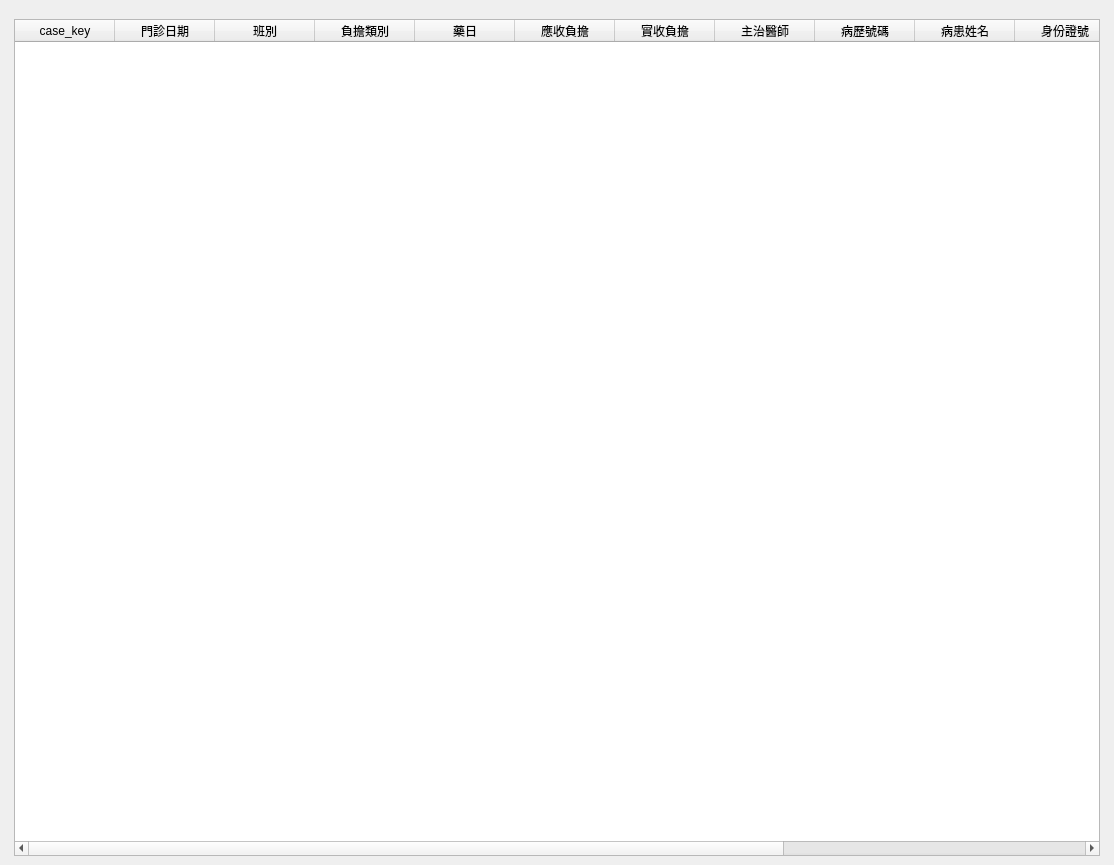
<?xml version="1.0" encoding="UTF-8"?>
<ui version="4.0">
 <class>WindowStatisticsInsDiscountDrugShareFee</class>
 <widget class="QMainWindow" name="WindowStatisticsInsDiscountDrugShareFee">
  <property name="geometry">
   <rect>
    <x>0</x>
    <y>0</y>
    <width>1114</width>
    <height>865</height>
   </rect>
  </property>
  <property name="windowTitle">
   <string>免收藥品負擔統計</string>
  </property>
  <widget class="QWidget" name="centralwidget">
   <layout class="QHBoxLayout" name="horizontalLayout">
    <item>
     <layout class="QVBoxLayout" name="verticalLayout">
      <property name="leftMargin">
       <number>5</number>
      </property>
      <property name="topMargin">
       <number>10</number>
      </property>
      <property name="rightMargin">
       <number>5</number>
      </property>
      <item>
       <layout class="QVBoxLayout" name="verticalLayout_5">
        <item>
         <layout class="QHBoxLayout" name="horizontalLayout_2">
          <item>
           <widget class="QTableWidget" name="tableWidget_medical_record">
            <property name="editTriggers">
             <set>QAbstractItemView::NoEditTriggers</set>
            </property>
            <property name="alternatingRowColors">
             <bool>true</bool>
            </property>
            <property name="selectionMode">
             <enum>QAbstractItemView::SingleSelection</enum>
            </property>
            <property name="selectionBehavior">
             <enum>QAbstractItemView::SelectRows</enum>
            </property>
            <column>
             <property name="text">
              <string>case_key</string>
             </property>
            </column>
            <column>
             <property name="text">
              <string>門診日期</string>
             </property>
            </column>
            <column>
             <property name="text">
              <string>班別</string>
             </property>
            </column>
            <column>
             <property name="text">
              <string>負擔類別</string>
             </property>
            </column>
            <column>
             <property name="text">
              <string>藥日</string>
             </property>
            </column>
            <column>
             <property name="text">
              <string>應收負擔</string>
             </property>
            </column>
            <column>
             <property name="text">
              <string>實收負擔</string>
             </property>
            </column>
            <column>
             <property name="text">
              <string>主治醫師</string>
             </property>
            </column>
            <column>
             <property name="text">
              <string>病歷號碼</string>
             </property>
            </column>
            <column>
             <property name="text">
              <string>病患姓名</string>
             </property>
            </column>
            <column>
             <property name="text">
              <string>身份證號</string>
             </property>
            </column>
            <column>
             <property name="text">
              <string>聯絡電話</string>
             </property>
            </column>
            <column>
             <property name="text">
              <string>行動電話</string>
             </property>
            </column>
            <column>
             <property name="text">
              <string>聯絡地址</string>
             </property>
            </column>
           </widget>
          </item>
          <item>
           <layout class="QVBoxLayout" name="verticalLayout_chart"/>
          </item>
         </layout>
        </item>
       </layout>
      </item>
     </layout>
    </item>
   </layout>
  </widget>
  <widget class="QMenuBar" name="menubar">
   <property name="geometry">
    <rect>
     <x>0</x>
     <y>0</y>
     <width>1114</width>
     <height>27</height>
    </rect>
   </property>
  </widget>
  <action name="action_export_excel">
   <property name="icon">
    <iconset>
     <normaloff>../icons/document-export.svg</normaloff>../icons/document-export.svg</iconset>
   </property>
   <property name="text">
    <string>匯出Excel</string>
   </property>
  </action>
 </widget>
 <resources/>
 <connections/>
</ui>
